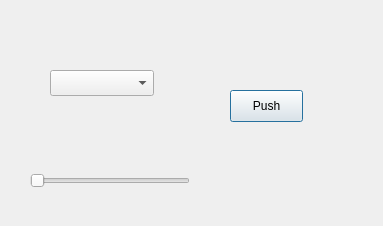
<?xml version="1.0" encoding="UTF-8"?>
<ui version="4.0">
 <class>Button</class>
 <widget class="QDialog" name="Button">
  <property name="geometry">
   <rect>
    <x>0</x>
    <y>0</y>
    <width>383</width>
    <height>226</height>
   </rect>
  </property>
  <property name="windowTitle">
   <string>Dialog</string>
  </property>
  <widget class="QPushButton" name="pushButton">
   <property name="geometry">
    <rect>
     <x>230</x>
     <y>90</y>
     <width>73</width>
     <height>32</height>
    </rect>
   </property>
   <property name="text">
    <string>Push</string>
   </property>
  </widget>
  <widget class="QComboBox" name="comboBox">
   <property name="geometry">
    <rect>
     <x>50</x>
     <y>70</y>
     <width>104</width>
     <height>26</height>
    </rect>
   </property>
  </widget>
  <widget class="QSlider" name="horizontalSlider">
   <property name="geometry">
    <rect>
     <x>30</x>
     <y>170</y>
     <width>160</width>
     <height>22</height>
    </rect>
   </property>
   <property name="orientation">
    <enum>Qt::Horizontal</enum>
   </property>
  </widget>
 </widget>
 <resources/>
 <connections/>
</ui>
